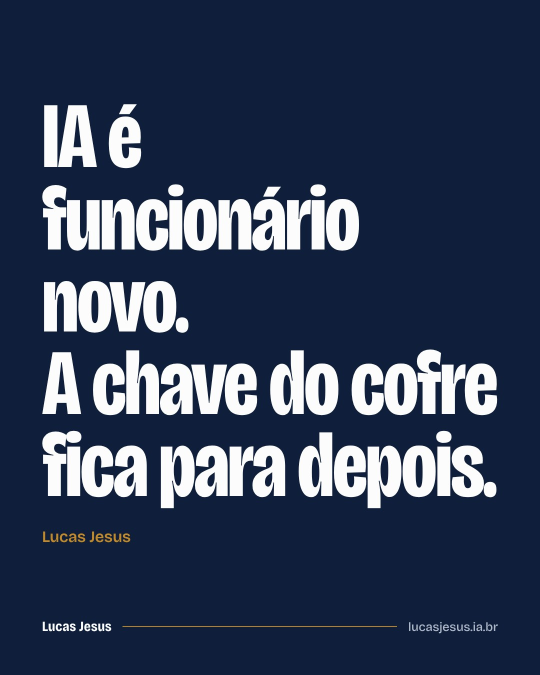
#> input picture posts/2026-10-20/01.jpg, 1080 x 1350 px, found by its file name (shown at 1/2 size)
$ python story.py posts/2026-10-20/01.jpg posts/2026-10-20/story.jpg
#> lines starting #> are read from the running program, lines starting #| are printed output that depends on the picture
"""Monta o story (1080x1920) a partir da arte do feed, sem gastar outra geração no GPT.

A arte 4:5 fica no centro (dentro da área segura: fora dos 14% do topo e dos 20% da base),
sobre um fundo feito da própria arte, ampliada, desfocada e escurecida.

Uso: python3 scripts/story.py posts/2026-10-20/01.jpg posts/2026-10-20/story.jpg
"""
import sys

from PIL import Image, ImageEnhance, ImageFilter


def montar(origem, destino):
#> called with origem = 'posts/2026-10-20/01.jpg', destino = 'posts/2026-10-20/story.jpg'
    arte = Image.open(origem).convert("RGB")
#> arte is the input picture: PIL image 1080x1350 RGB; mean R, G, B 50.3, 63, 87.4
    W, H = 1080, 1920
    fundo = arte.resize((round(arte.width * H / arte.height), H), Image.LANCZOS)
    x = (fundo.width - W) // 2
#> x = 228
    fundo = fundo.crop((x, 0, x + W, H)).filter(ImageFilter.GaussianBlur(40))
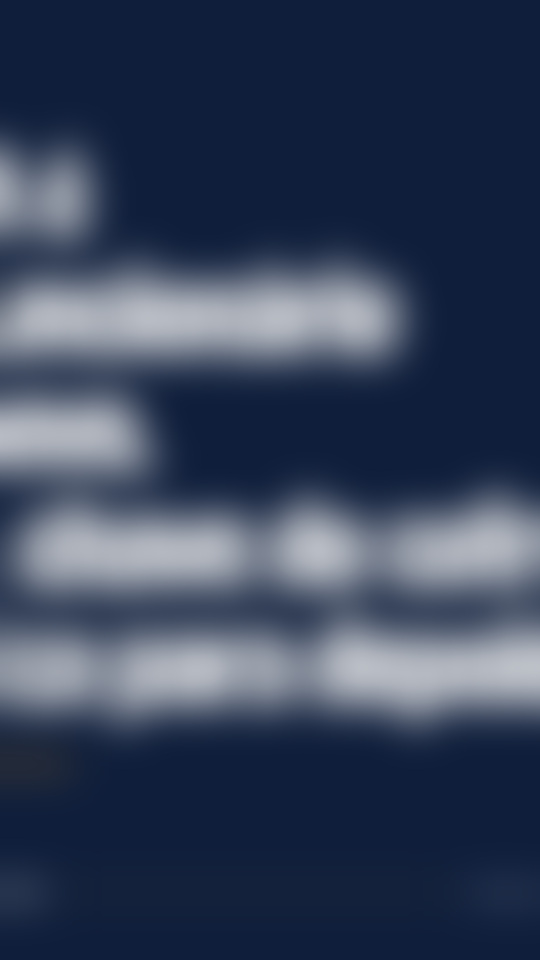
#> fundo: PIL image 1080x1920 RGB (shown at 1/2 size); mean R, G, B 55.1, 67.4, 91.2
    fundo = ImageEnhance.Brightness(fundo).enhance(0.45)
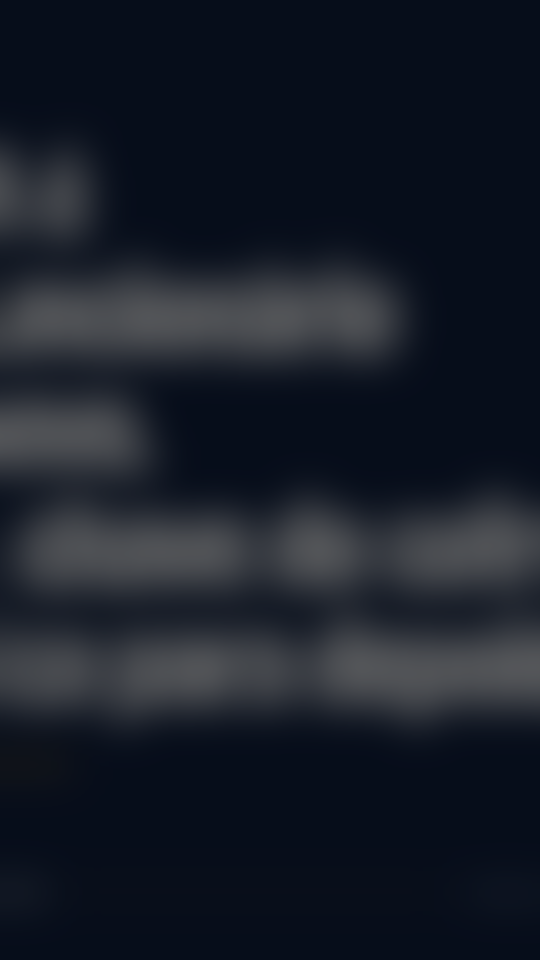
#> fundo: PIL image 1080x1920 RGB (shown at 1/2 size); mean R, G, B 24.2, 29.8, 40.5
    # a arte ocupa a faixa segura: de 14% a 80% da altura
    alto = int(H * 0.80) - int(H * 0.14) - 40
    larg = min(W - 80, int(alto * arte.width / arte.height))
#> larg = 982
    alto = int(larg * arte.height / arte.width)
#> alto = 1227
    peca = arte.resize((larg, alto), Image.LANCZOS)
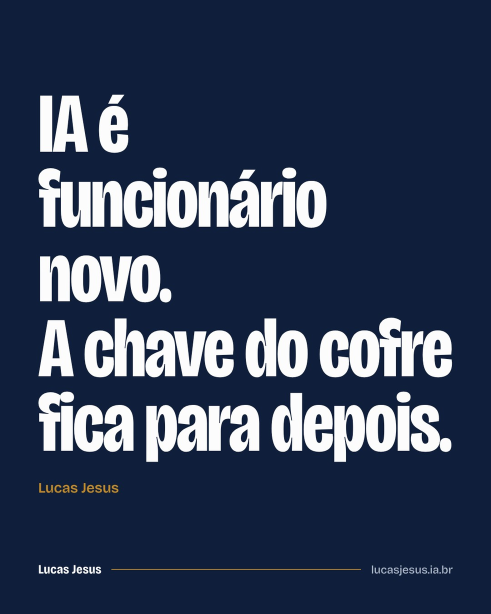
#> peca: PIL image 982x1227 RGB (shown at 1/2 size); mean R, G, B 50.2, 62.9, 87.3
    y = int(H * 0.14) + (int(H * 0.80) - int(H * 0.14) - alto) // 2
#> y = 288
    sombra = Image.new("RGBA", (larg + 60, alto + 60), (0, 0, 0, 0))
#> sombra: PIL image 1042x1287 RGBA; every value is 0
    sombra.paste((0, 0, 0, 140), (30, 30, larg + 30, alto + 30))
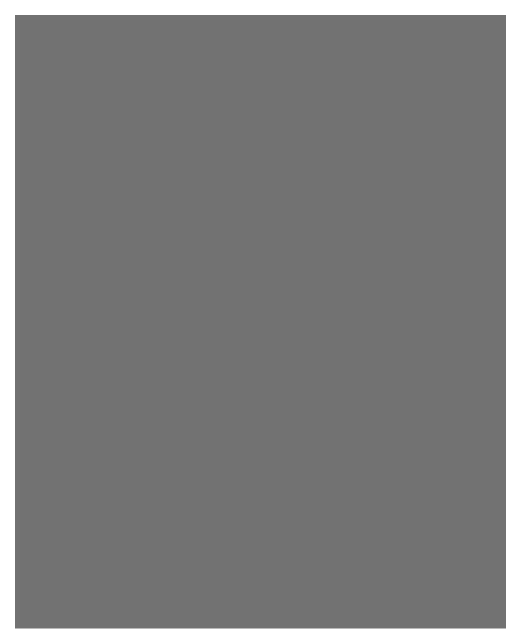
#> sombra: PIL image 1042x1287 RGBA (shown at 1/2 size); mean R, G, B, A 0, 0, 0, 125.8; transparent parts drawn white
    sombra = sombra.filter(ImageFilter.GaussianBlur(24))
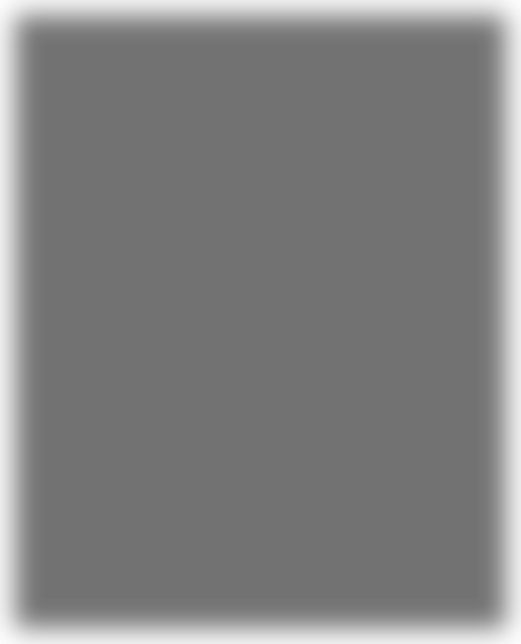
#> sombra: PIL image 1042x1287 RGBA (shown at 1/2 size); mean R, G, B, A 0, 0, 0, 125.4; transparent parts drawn white
    fundo = fundo.convert("RGBA")
#> fundo: PIL image 1080x1920 RGBA
    fundo.alpha_composite(sombra, ((W - larg) // 2 - 30, y - 10))
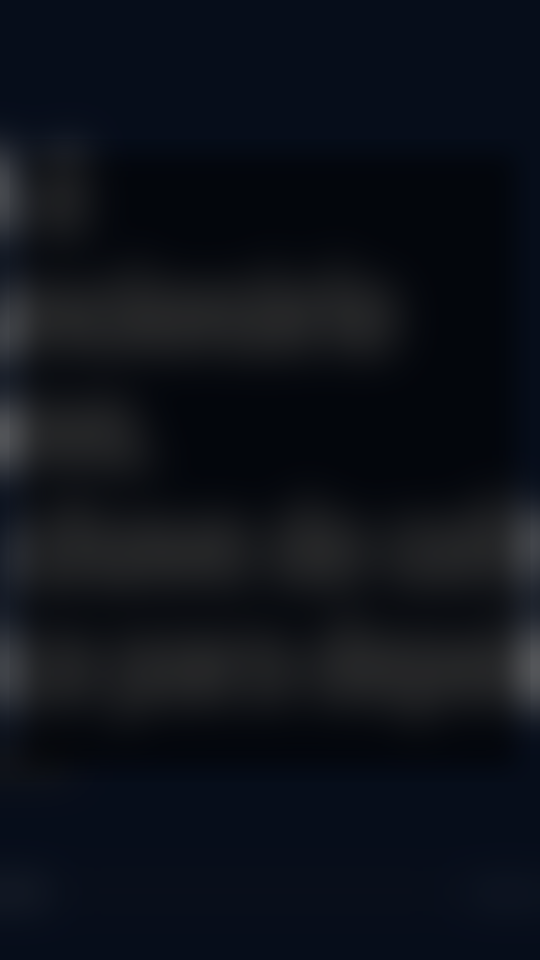
#> fundo: PIL image 1080x1920 RGBA (shown at 1/2 size); mean R, G, B, A 13.4, 17.4, 25.1, 255
    fundo.paste(peca, ((W - larg) // 2, y))
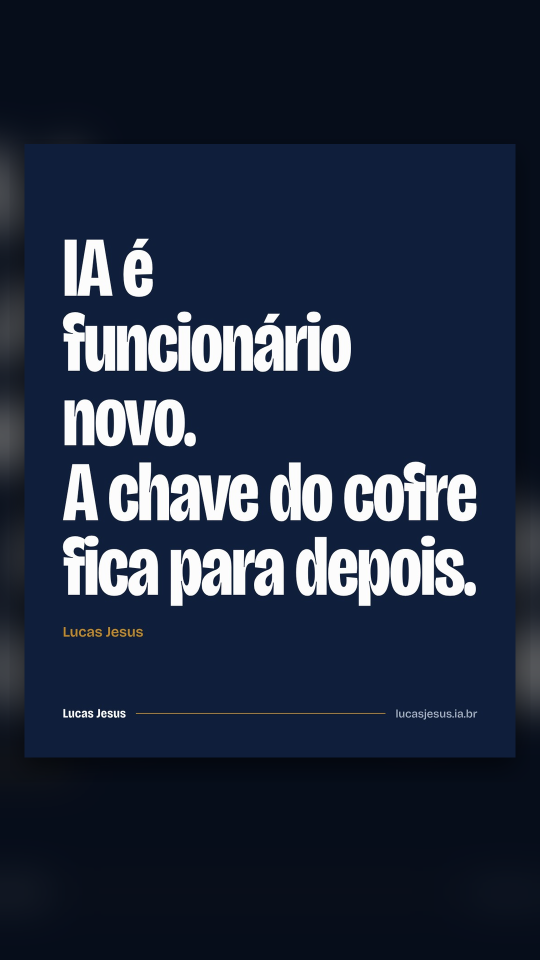
#> fundo: PIL image 1080x1920 RGBA (shown at 1/2 size); mean R, G, B, A 33.4, 43.4, 62.6, 255
    fundo.convert("RGB").save(destino, "JPEG", quality=90, optimize=True)


if __name__ == "__main__":
    montar(sys.argv[1], sys.argv[2])
